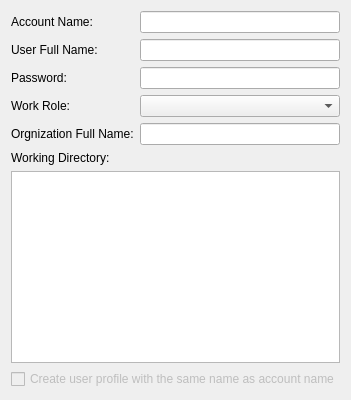
     <widget class="QWidget" name="userTab">
      <attribute name="title">
       <string>User Information</string>
      </attribute>
      <layout class="QFormLayout" name="formLayout">
       <item row="0" column="0">
        <widget class="QLabel" name="accountNameLabel_2">
         <property name="text">
          <string>Account Name:</string>
         </property>
        </widget>
       </item>
       <item row="0" column="1">
        <widget class="QLineEdit" name="accEdt"/>
       </item>
       <item row="1" column="0">
        <widget class="QLabel" name="userFullNameLabel_2">
         <property name="text">
          <string>User Full Name:</string>
         </property>
        </widget>
       </item>
       <item row="1" column="1">
        <widget class="QLineEdit" name="nameEdt"/>
       </item>
       <item row="2" column="0">
        <widget class="QLabel" name="passwordLabel_2">
         <property name="text">
          <string>Password:</string>
         </property>
        </widget>
       </item>
       <item row="2" column="1">
        <widget class="QgsPasswordLineEdit" name="pswEdt"/>
       </item>
       <item row="3" column="0">
        <widget class="QLabel" name="workRoleLabel_2">
         <property name="text">
          <string>Work Role:</string>
         </property>
        </widget>
       </item>
       <item row="3" column="1">
        <widget class="QComboBox" name="roleCBox">
         <property name="enabled">
          <bool>true</bool>
         </property>
         <property name="acceptDrops">
          <bool>true</bool>
         </property>
         <property name="editable">
          <bool>false</bool>
         </property>
         <property name="currentIndex">
          <number>-1</number>
         </property>
         <property name="placeholderText">
          <string>select the role you take</string>
         </property>
         <property name="modelColumn">
          <number>0</number>
         </property>
         <item>
          <property name="text">
           <string/>
          </property>
         </item>
         <item>
          <property name="text">
           <string>采集作业</string>
          </property>
         </item>
         <item>
          <property name="text">
           <string>质检作业</string>
          </property>
         </item>
         <item>
          <property name="text">
           <string>综合作业</string>
          </property>
         </item>
         <item>
          <property name="text">
           <string>研发支持</string>
          </property>
         </item>
         <item>
          <property name="text">
           <string>系统管理</string>
          </property>
         </item>
         <item>
          <property name="text">
           <string>项目管理</string>
          </property>
         </item>
        </widget>
       </item>
       <item row="4" column="0">
        <widget class="QLabel" name="orgnizationFullNameLabel_2">
         <property name="text">
          <string>Orgnization Full Name:</string>
         </property>
        </widget>
       </item>
       <item row="4" column="1">
        <widget class="QLineEdit" name="orgEdt"/>
       </item>
       <item row="5" column="0">
        <widget class="QLabel" name="workingDirectoryLabel_2">
         <property name="text">
          <string>Working Directory:</string>
         </property>
        </widget>
       </item>
       <item row="5" column="1">
        <widget class="QgsFileWidget" name="workDirWgt">
         <property name="acceptDrops">
          <bool>true</bool>
         </property>
         <property name="fileWidgetButtonVisible">
          <bool>true</bool>
         </property>
         <property name="useLink">
          <bool>false</bool>
         </property>
         <property name="fullUrl">
          <bool>true</bool>
         </property>
         <property name="dialogTitle">
          <string>set my working foder</string>
         </property>
         <property name="storageMode">
          <enum>QgsFileWidget::GetDirectory</enum>
         </property>
         <property name="options">
          <set>QFileDialog::ShowDirsOnly</set>
         </property>
        </widget>
       </item>
       <item row="6" column="0" colspan="2">
        <layout class="QVBoxLayout" name="verticalLayout_4">
         <item>
          <widget class="QPlainTextEdit" name="infoEdt">
           <property name="plainText">
            <string/>
           </property>
          </widget>
         </item>
         <item>
          <widget class="QCheckBox" name="newProfileCBox">
           <property name="enabled">
            <bool>false</bool>
           </property>
           <property name="text">
            <string>Create user profile with the same name as account name</string>
           </property>
           <property name="checked">
            <bool>false</bool>
           </property>
          </widget>
         </item>
        </layout>
       </item>
      </layout>
     </widget>
